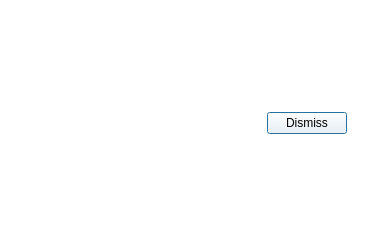
<?xml version="1.0" encoding="UTF-8"?>
<ui version="4.0">
 <class>DetailsDialogBase</class>
 <widget class="QDialog" name="DetailsDialogBase">
  <property name="geometry">
   <rect>
    <x>0</x>
    <y>0</y>
    <width>365</width>
    <height>229</height>
   </rect>
  </property>
  <property name="windowTitle">
   <string>Paddock Power | Details</string>
  </property>
  <property name="toolTip">
   <string>View the details of this feature</string>
  </property>
  <property name="styleSheet">
   <string notr="true">background-color: rgb(255, 255, 255);</string>
  </property>
  <property name="modal">
   <bool>false</bool>
  </property>
  <layout class="QVBoxLayout" name="verticalLayout" stretch="1,0">
   <property name="spacing">
    <number>6</number>
   </property>
   <property name="leftMargin">
    <number>9</number>
   </property>
   <property name="topMargin">
    <number>9</number>
   </property>
   <property name="rightMargin">
    <number>9</number>
   </property>
   <property name="bottomMargin">
    <number>9</number>
   </property>
   <item>
    <layout class="QVBoxLayout" name="detailsLayout">
     <property name="leftMargin">
      <number>9</number>
     </property>
     <property name="topMargin">
      <number>9</number>
     </property>
     <property name="rightMargin">
      <number>9</number>
     </property>
     <property name="bottomMargin">
      <number>9</number>
     </property>
    </layout>
   </item>
   <item>
    <layout class="QHBoxLayout" name="horizontalLayout" stretch="0,0">
     <property name="leftMargin">
      <number>9</number>
     </property>
     <property name="topMargin">
      <number>9</number>
     </property>
     <property name="rightMargin">
      <number>9</number>
     </property>
     <property name="bottomMargin">
      <number>9</number>
     </property>
     <item>
      <spacer name="horizontalSpacer">
       <property name="orientation">
        <enum>Qt::Horizontal</enum>
       </property>
       <property name="sizeHint" stdset="0">
        <size>
         <width>40</width>
         <height>20</height>
        </size>
       </property>
      </spacer>
     </item>
     <item>
      <widget class="QPushButton" name="dismissButton">
       <property name="text">
        <string>Dismiss</string>
       </property>
      </widget>
     </item>
    </layout>
   </item>
  </layout>
 </widget>
 <resources/>
 <connections/>
</ui>
